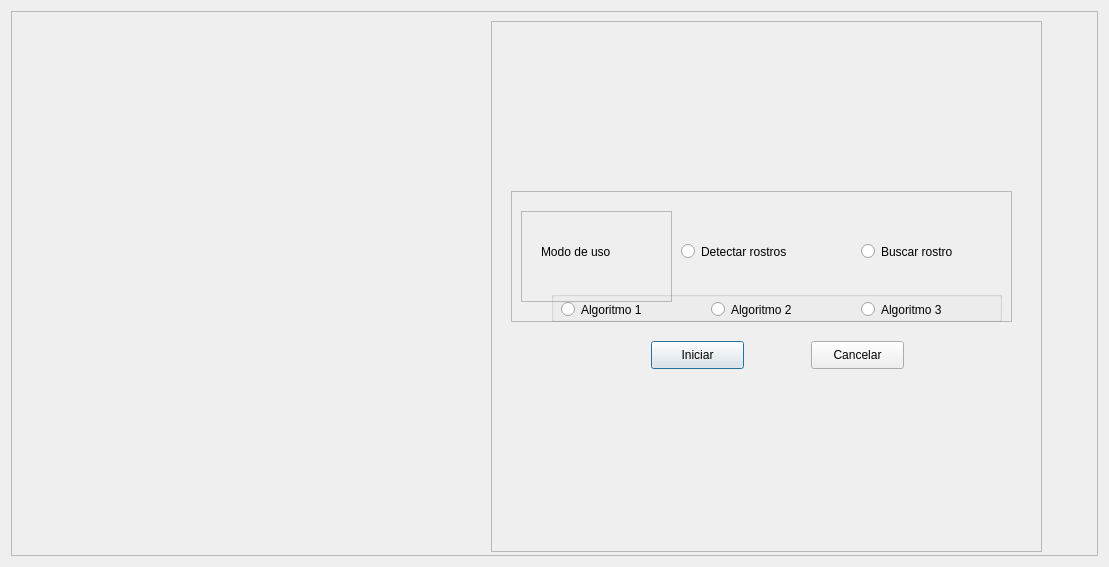
<?xml version="1.0" encoding="UTF-8"?>
<ui version="4.0">
 <class>Dialog</class>
 <widget class="QDialog" name="Dialog">
  <property name="geometry">
   <rect>
    <x>0</x>
    <y>0</y>
    <width>1109</width>
    <height>567</height>
   </rect>
  </property>
  <property name="windowTitle">
   <string>Dialog</string>
  </property>
  <layout class="QHBoxLayout" name="horizontalLayout">
   <item>
    <widget class="QFrame" name="frame">
     <property name="frameShape">
      <enum>QFrame::StyledPanel</enum>
     </property>
     <property name="frameShadow">
      <enum>QFrame::Raised</enum>
     </property>
     <widget class="QFrame" name="frameBigUtilities">
      <property name="geometry">
       <rect>
        <x>480</x>
        <y>10</y>
        <width>551</width>
        <height>531</height>
       </rect>
      </property>
      <property name="frameShape">
       <enum>QFrame::StyledPanel</enum>
      </property>
      <property name="frameShadow">
       <enum>QFrame::Raised</enum>
      </property>
      <widget class="QFrame" name="frameBtns">
       <property name="geometry">
        <rect>
         <x>20</x>
         <y>170</y>
         <width>501</width>
         <height>131</height>
        </rect>
       </property>
       <property name="frameShape">
        <enum>QFrame::StyledPanel</enum>
       </property>
       <property name="frameShadow">
        <enum>QFrame::Raised</enum>
       </property>
       <widget class="QRadioButton" name="radioBtnDetect">
        <property name="geometry">
         <rect>
          <x>170</x>
          <y>50</y>
          <width>141</width>
          <height>21</height>
         </rect>
        </property>
        <property name="text">
         <string>Detectar rostros</string>
        </property>
       </widget>
       <widget class="QFrame" name="frameUseMode">
        <property name="geometry">
         <rect>
          <x>10</x>
          <y>20</y>
          <width>151</width>
          <height>91</height>
         </rect>
        </property>
        <property name="frameShape">
         <enum>QFrame::StyledPanel</enum>
        </property>
        <property name="frameShadow">
         <enum>QFrame::Raised</enum>
        </property>
        <widget class="QLabel" name="label">
         <property name="geometry">
          <rect>
           <x>20</x>
           <y>20</y>
           <width>101</width>
           <height>41</height>
          </rect>
         </property>
         <property name="text">
          <string>Modo de uso</string>
         </property>
        </widget>
       </widget>
       <widget class="QRadioButton" name="radioBtnSearch">
        <property name="geometry">
         <rect>
          <x>350</x>
          <y>50</y>
          <width>121</width>
          <height>21</height>
         </rect>
        </property>
        <property name="text">
         <string>Buscar rostro</string>
        </property>
       </widget>
       <widget class="QGroupBox" name="groupBox">
        <property name="geometry">
         <rect>
          <x>40</x>
          <y>100</y>
          <width>451</width>
          <height>31</height>
         </rect>
        </property>
        <property name="title">
         <string/>
        </property>
        <widget class="QRadioButton" name="radioButton">
         <property name="geometry">
          <rect>
           <x>10</x>
           <y>10</y>
           <width>82</width>
           <height>17</height>
          </rect>
         </property>
         <property name="text">
          <string>Algoritmo 1</string>
         </property>
        </widget>
        <widget class="QRadioButton" name="radioButton_2">
         <property name="geometry">
          <rect>
           <x>160</x>
           <y>10</y>
           <width>82</width>
           <height>17</height>
          </rect>
         </property>
         <property name="text">
          <string>Algoritmo 2</string>
         </property>
        </widget>
        <widget class="QRadioButton" name="radioButton_3">
         <property name="geometry">
          <rect>
           <x>310</x>
           <y>10</y>
           <width>82</width>
           <height>17</height>
          </rect>
         </property>
         <property name="text">
          <string>Algoritmo 3</string>
         </property>
        </widget>
        <zorder>radioButton_3</zorder>
        <zorder>radioButton_2</zorder>
        <zorder>radioButton</zorder>
       </widget>
      </widget>
      <widget class="QPushButton" name="btnConfirm">
       <property name="geometry">
        <rect>
         <x>160</x>
         <y>320</y>
         <width>93</width>
         <height>28</height>
        </rect>
       </property>
       <property name="text">
        <string>Iniciar</string>
       </property>
      </widget>
      <widget class="QPushButton" name="btnCancel">
       <property name="geometry">
        <rect>
         <x>320</x>
         <y>320</y>
         <width>93</width>
         <height>28</height>
        </rect>
       </property>
       <property name="text">
        <string>Cancelar</string>
       </property>
      </widget>
     </widget>
     <widget class="QLabel" name="video">
      <property name="geometry">
       <rect>
        <x>0</x>
        <y>0</y>
        <width>481</width>
        <height>531</height>
       </rect>
      </property>
      <property name="text">
       <string/>
      </property>
     </widget>
    </widget>
   </item>
  </layout>
 </widget>
 <resources/>
 <connections/>
</ui>
